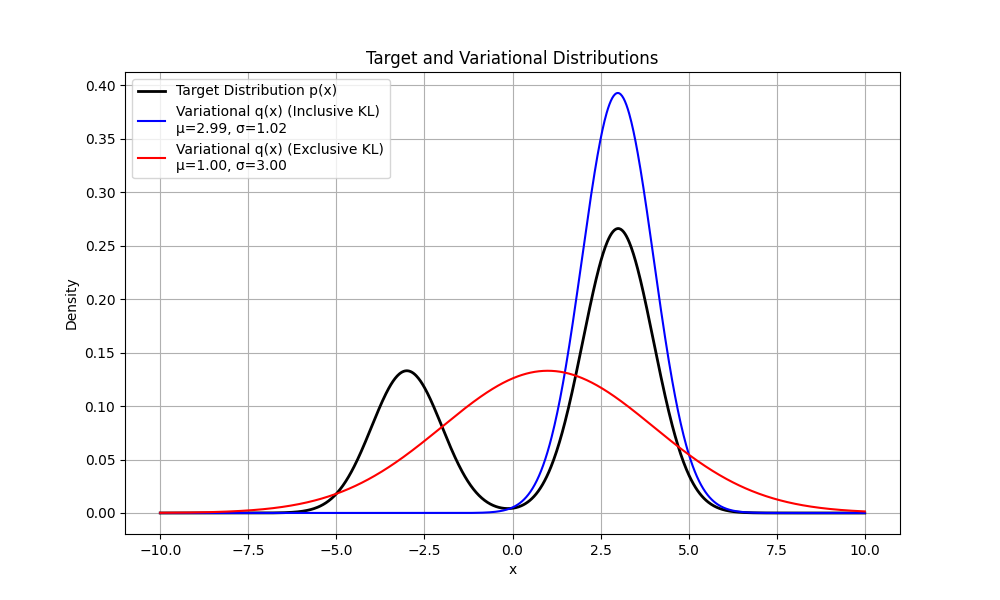

Write Python code to recreate this figure.
import numpy as np
from scipy.stats import norm
from scipy.optimize import minimize

import matplotlib.pyplot as plt

# Define the target distribution p(x)
def target_distribution(x):
    return (1/3) * norm.pdf(x, loc=-3, scale=1) + (2/3) * norm.pdf(x, loc=3, scale=1)

# Inclusive KL divergence (KL(q || p))
def inclusive_kl(params):
    mu, log_sigma = params
    sigma = np.exp(log_sigma)
    q = norm(loc=mu, scale=sigma)
    x = np.linspace(-10, 10, 1000)
    kl = np.sum(q.pdf(x) * (np.log(q.pdf(x)) - np.log(target_distribution(x)))) * (x[1] - x[0])
    return kl

# Exclusive KL divergence (KL(p || q))
def exclusive_kl(params):
    mu, log_sigma = params
    sigma = np.exp(log_sigma)
    q = norm(loc=mu, scale=sigma)
    x = np.linspace(-10, 10, 1000)
    kl = np.sum(target_distribution(x) * (np.log(target_distribution(x)) - np.log(q.pdf(x)))) * (x[1] - x[0])
    return kl

# Optimize for inclusive KL
inclusive_result = minimize(inclusive_kl, [0, 0], method='L-BFGS-B')
mu_inclusive, log_sigma_inclusive = inclusive_result.x
sigma_inclusive = np.exp(log_sigma_inclusive)

# Optimize for exclusive KL
exclusive_result = minimize(exclusive_kl, [0, 0], method='L-BFGS-B')
mu_exclusive, log_sigma_exclusive = exclusive_result.x
sigma_exclusive = np.exp(log_sigma_exclusive)

# Plot the results
x = np.linspace(-10, 10, 1000)
p_x = target_distribution(x)
q_inclusive = norm.pdf(x, loc=mu_inclusive, scale=sigma_inclusive)
q_exclusive = norm.pdf(x, loc=mu_exclusive, scale=sigma_exclusive)

plt.figure(figsize=(10, 6))
plt.plot(x, p_x, label="Target Distribution p(x)", color="black", linewidth=2)
plt.plot(x, q_inclusive, label=f"Variational q(x) (Inclusive KL)\nμ={mu_inclusive:.2f}, σ={sigma_inclusive:.2f}", color="blue")
plt.plot(x, q_exclusive, label=f"Variational q(x) (Exclusive KL)\nμ={mu_exclusive:.2f}, σ={sigma_exclusive:.2f}", color="red")
plt.title("Target and Variational Distributions")
plt.xlabel("x")
plt.ylabel("Density")
plt.legend()
plt.grid()
plt.savefig("6-3.png")
plt.show()